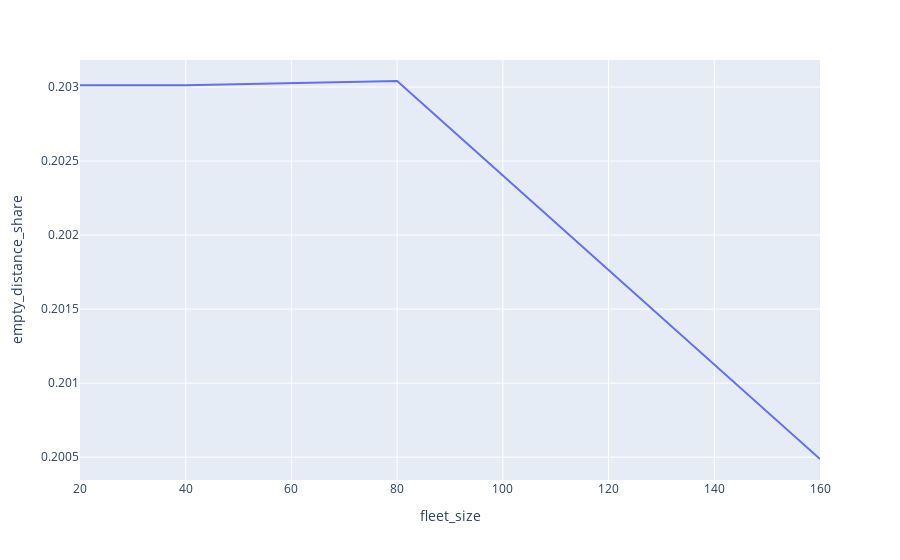

Notebook code for this chart:
### Code cell
px.line(df_comparison, x = "fleet_size", y = "empty_distance_share")

### Figure 1 — Plotly figure (JSON) as saved in the notebook; plotly's stock layout.template omitted (floating-point values rounded to 4 significant figures)
{"data": [{"hovertemplate": "fleet_size=%{x}<br>empty_distance_share=%{y}<extra></extra>", "legendgroup": "", "line": {"color": "#636efa", "dash": "solid"}, "marker": {"symbol": "circle"}, "mode": "lines", "name": "", "orientation": "v", "showlegend": false, "type": "scatter", "x": [20, 40, 80, 160], "xaxis": "x", "y": [0.203, 0.203, 0.203, 0.2005], "yaxis": "y"}], "layout": {"autosize": true, "legend": {"tracegroupgap": 0}, "margin": {"t": 60}, "xaxis": {"anchor": "y", "autorange": true, "domain": [0, 1], "range": [20, 160], "title": {"text": "fleet_size"}, "type": "linear"}, "yaxis": {"anchor": "x", "autorange": true, "domain": [0, 1], "range": [0.2003, 0.2032], "title": {"text": "empty_distance_share"}, "type": "linear"}}}
